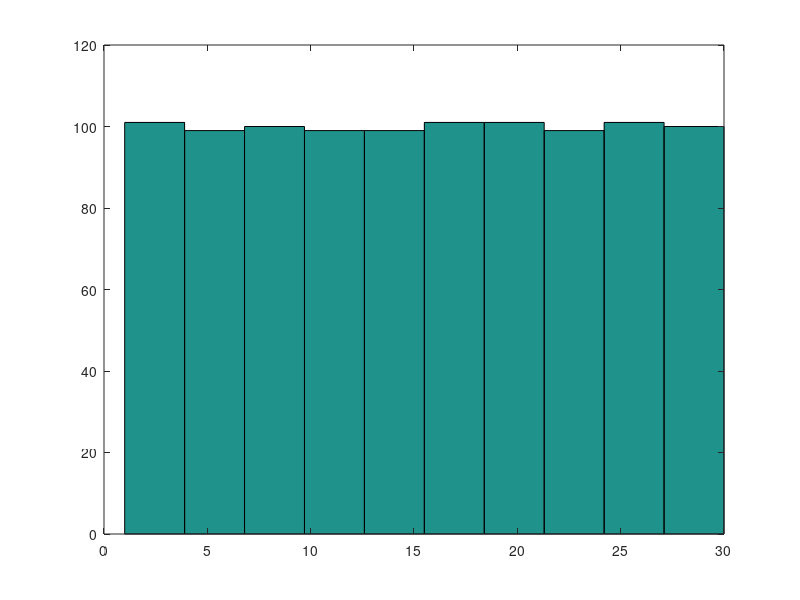

Write the MATLAB code that produced this figure.
%% LINEAR CONGRUENTIAL GENERATOR
% For more detail, see
% http://www.cs.rice.edu/~johnmc/comp528/lecture-notes/Lecture21.pdf
a = 3;      % The multiplier.
b = 0;      % The increment.
m = 31;     % The modulus.
N = 1000;   % Number of samples.
x = zeros(N,1); % Allocate space.
x(1) = 1;   % The seed.
for I = 1:N-1
    % Generate pseudorandom number using the rule x = (ax+b) mode m
    x(I+1) = mod(a*x(I) + b, m); 
end
figure;
hist(x)     % Show the distribution of x.
